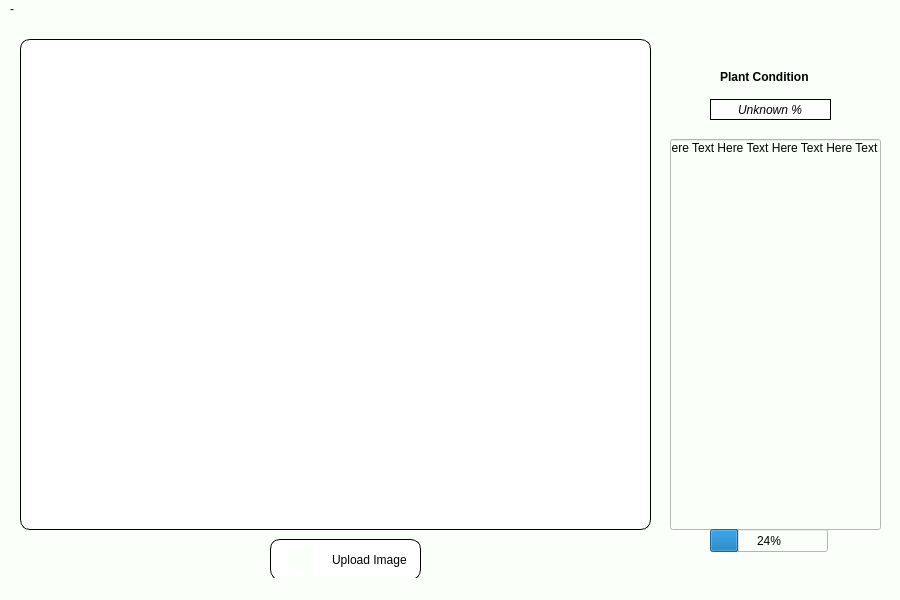
<?xml version="1.0" encoding="UTF-8"?>
<ui version="4.0">
 <class>Agricorn</class>
 <widget class="QMainWindow" name="Agricorn">
  <property name="geometry">
   <rect>
    <x>0</x>
    <y>0</y>
    <width>900</width>
    <height>600</height>
   </rect>
  </property>
  <property name="windowTitle">
   <string>MainWindow</string>
  </property>
  <property name="styleSheet">
   <string notr="true">background-color: rgb(251, 255, 250);</string>
  </property>
  <widget class="QWidget" name="centralwidget">
   <widget class="QLabel" name="img_preview">
    <property name="geometry">
     <rect>
      <x>20</x>
      <y>20</y>
      <width>631</width>
      <height>491</height>
     </rect>
    </property>
    <property name="styleSheet">
     <string notr="true">background-color: rgb(255, 255, 255);
border-top-left-radius : 10px;
border-top-right-radius : 10px; 
border-bottom-left-radius : 10px; 
border-bottom-right-radius : 10px;
border: 1px solid black

</string>
    </property>
    <property name="text">
     <string/>
    </property>
    <property name="pixmap">
     <pixmap>../../../../Downloads/WhatsApp Image 2022-11-08 at 12.44.03 PM.jpeg</pixmap>
    </property>
    <property name="alignment">
     <set>Qt::AlignCenter</set>
    </property>
    <property name="wordWrap">
     <bool>false</bool>
    </property>
    <property name="openExternalLinks">
     <bool>false</bool>
    </property>
   </widget>
   <widget class="QPushButton" name="pushButton">
    <property name="geometry">
     <rect>
      <x>270</x>
      <y>520</y>
      <width>151</width>
      <height>41</height>
     </rect>
    </property>
    <property name="font">
     <font>
      <bold>false</bold>
     </font>
    </property>
    <property name="layoutDirection">
     <enum>Qt::LeftToRight</enum>
    </property>
    <property name="styleSheet">
     <string notr="true">border:1px solid black; 
border-top-left-radius : 10px;
border-top-right-radius : 10px; 
border-bottom-left-radius : 10px; 
border-bottom-right-radius : 10px;
background-color: white;
color: rgb(0, 0, 0);
Text-align:right
</string>
    </property>
    <property name="text">
     <string>Upload Image    </string>
    </property>
   </widget>
   <widget class="QLineEdit" name="lineEdit">
    <property name="geometry">
     <rect>
      <x>710</x>
      <y>80</y>
      <width>121</width>
      <height>21</height>
     </rect>
    </property>
    <property name="font">
     <font>
      <italic>true</italic>
     </font>
    </property>
    <property name="styleSheet">
     <string notr="true">border:0.5px solid black; 

background-color: rgb(255, 255, 255);

color: rgb(0, 0, 0)</string>
    </property>
    <property name="text">
     <string>Unknown %</string>
    </property>
    <property name="alignment">
     <set>Qt::AlignCenter</set>
    </property>
   </widget>
   <widget class="QLabel" name="label_">
    <property name="geometry">
     <rect>
      <x>720</x>
      <y>50</y>
      <width>101</width>
      <height>16</height>
     </rect>
    </property>
    <property name="font">
     <font>
      <bold>true</bold>
     </font>
    </property>
    <property name="styleSheet">
     <string notr="true">background-color: transparent;
color: rgb(0, 0, 0)</string>
    </property>
    <property name="text">
     <string>Plant Condition</string>
    </property>
   </widget>
   <widget class="QLineEdit" name="lineEdit_2">
    <property name="geometry">
     <rect>
      <x>670</x>
      <y>120</y>
      <width>211</width>
      <height>391</height>
     </rect>
    </property>
    <property name="text">
     <string>Here Text Here Text Here Text Here Text</string>
    </property>
    <property name="alignment">
     <set>Qt::AlignLeading|Qt::AlignLeft|Qt::AlignTop</set>
    </property>
   </widget>
   <widget class="QLabel" name="img_upld">
    <property name="geometry">
     <rect>
      <x>290</x>
      <y>530</y>
      <width>21</width>
      <height>21</height>
     </rect>
    </property>
    <property name="text">
     <string/>
    </property>
    <property name="pixmap">
     <pixmap>../../../../Downloads/upload.png</pixmap>
    </property>
    <property name="scaledContents">
     <bool>true</bool>
    </property>
   </widget>
   <widget class="QLabel" name="img_leaves">
    <property name="geometry">
     <rect>
      <x>350</x>
      <y>160</y>
      <width>241</width>
      <height>251</height>
     </rect>
    </property>
    <property name="text">
     <string/>
    </property>
    <property name="pixmap">
     <pixmap>../../../../Downloads/plant.png</pixmap>
    </property>
    <property name="scaledContents">
     <bool>true</bool>
    </property>
   </widget>
   <widget class="QLabel" name="img_bg">
    <property name="geometry">
     <rect>
      <x>-70</x>
      <y>-60</y>
      <width>1011</width>
      <height>641</height>
     </rect>
    </property>
    <property name="text">
     <string/>
    </property>
    <property name="pixmap">
     <pixmap>../../../../Downloads/flat-tropical-leaves-background/5498894.jpg</pixmap>
    </property>
    <property name="scaledContents">
     <bool>true</bool>
    </property>
   </widget>
   <widget class="QProgressBar" name="progressBar">
    <property name="geometry">
     <rect>
      <x>710</x>
      <y>510</y>
      <width>118</width>
      <height>23</height>
     </rect>
    </property>
    <property name="value">
     <number>24</number>
    </property>
   </widget>
   <zorder>img_leaves</zorder>
   <zorder>img_bg</zorder>
   <zorder>img_preview</zorder>
   <zorder>pushButton</zorder>
   <zorder>lineEdit</zorder>
   <zorder>label_</zorder>
   <zorder>lineEdit_2</zorder>
   <zorder>img_upld</zorder>
   <zorder>progressBar</zorder>
  </widget>
  <widget class="QMenuBar" name="menubar">
   <property name="geometry">
    <rect>
     <x>0</x>
     <y>0</y>
     <width>900</width>
     <height>22</height>
    </rect>
   </property>
   <widget class="QMenu" name="menuAgricorn">
    <property name="title">
     <string>-</string>
    </property>
   </widget>
   <addaction name="menuAgricorn"/>
  </widget>
  <widget class="QStatusBar" name="statusbar"/>
 </widget>
 <resources/>
 <connections/>
</ui>
